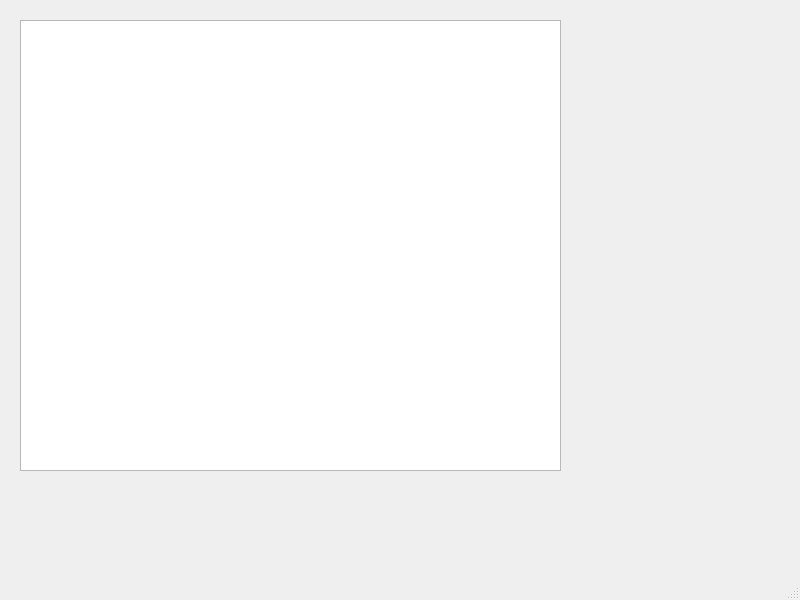
<?xml version="1.0" encoding="UTF-8"?>
<ui version="4.0">
 <class>MainWindow</class>
 <widget class="QMainWindow" name="MainWindow">
  <property name="geometry">
   <rect>
    <x>0</x>
    <y>0</y>
    <width>800</width>
    <height>600</height>
   </rect>
  </property>
  <property name="windowTitle">
   <string>MainWindow</string>
  </property>
  <widget class="QWidget" name="centralwidget">
   <widget class="QGraphicsView" name="graphicsView">
    <property name="geometry">
     <rect>
      <x>20</x>
      <y>20</y>
      <width>541</width>
      <height>451</height>
     </rect>
    </property>
   </widget>
  </widget>
  <widget class="QMenuBar" name="menubar">
   <property name="geometry">
    <rect>
     <x>0</x>
     <y>0</y>
     <width>800</width>
     <height>22</height>
    </rect>
   </property>
  </widget>
  <widget class="QStatusBar" name="statusbar"/>
 </widget>
 <resources/>
 <connections/>
</ui>
